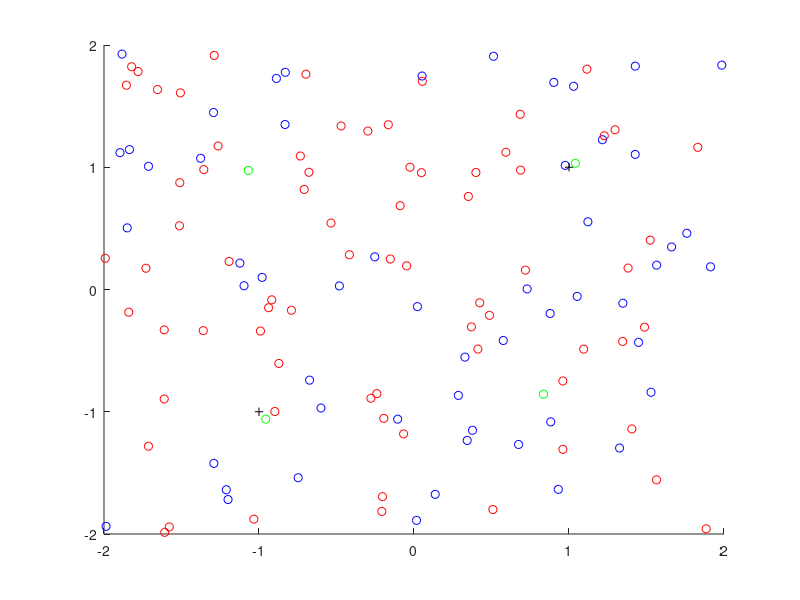

MATLAB code for this plot: (Note: this script raises an error after producing the figure.)
clear all
% Prepare grid for distribution over many simulations
hGrid = 0.2;
maxNr = fix(4/hGrid);
Distri1 = zeros(maxNr,maxNr);
Distri2 = zeros(maxNr,maxNr);
DistriI = zeros(maxNr,maxNr);
x1=-2+hGrid/2:hGrid:2-hGrid/2;
x2=-2+hGrid/2:hGrid:2-hGrid/2;

% repetition of ABM simulations
for count=1:10
    
% initialize number and opinions of agents
n =128;
x=4*rand(2,n)-2*ones(2,n); %random initial conditions

%initialize media and influencer data and follower/influencer relationship
media =[-1 1; -1 1];
In1 = find((x(1,:)>0) & (x(2,:)>0));
In2 = find((x(1,:)<=0) & (x(2,:)>0));
In3 = find((x(1,:)>0) & (x(2,:)<=0));
In4 = find((x(1,:)<=0) & (x(2,:)<=0));
influencer(:,1) = sum(x(:,In1)')'/length(In1);
influencer(:,2) = sum(x(:,In2)')'/length(In2);
influencer(:,3) = sum(x(:,In3)')'/length(In3);
influencer(:,4) = sum(x(:,In4)')'/length(In4);
followers=zeros(4,n);
followers(1,In1)=1;
followers(2,In2)=1;
followers(3,In3)=1;
followers(4,In4)=1;

% initialization of political attitude state of all agents
state = 4*rand(1,n)-2*ones(1,n);
state = sign(state);
I1 = find(state==-1);
I2 = find(state==1);

% initialization of interaction network between agents 
%Net = InitialNet(n,x);  % if based on closeness of opinions
Net = ones(n,n);  % everyone connected to everyone

% setting model and simulation parameters
sigma=0.25; % noise on individual agents
sigmatilde=0; % noise on influencers
dt=0.01;  % simulation stepsize
anz=100;  % simulation time T=anz*dt
a=1; % interaction strength between agents
b=2; % interaction strength between agents and influencers
c=2; % interaction strength between agents and media

xx=zeros(2,n,anz);
xx(:,:,1)=x;  % xx will store the entire trajectory of opinions

% Display of initial configuration
figure(1)
clf
hold on
plot(x(1,I1),x(2,I1),'bo');
plot(x(1,I2),x(2,I2),'ro');
plot(media(1,:),media(2,:),'k+');
plot(influencer(1,:),influencer(2,:),'go');
axis([-2 2 -2 2]);
if count<9
    print('-dpng',['initial' int2str(count) '.png']);
end

% performing the simulation loop
for k=2:anz
    % opinions change due to opinions of friends, influencers and media
    force = 0.1 * xx(:,:,k-1) + a * attraction(xx(:,:,k-1),Net,n) + influence(xx(:,:,k-1),media,influencer,followers,n,state,b,c);
    xx(:,1:n,k) = xx(:,1:n,k-1) - dt*force(:,1:n) + sqrt(dt*sigma)*randn(2,n); % new individual opinions
    
    % influencer opinions adapt slowly to opinions of followers with friction
    % depending on number of followers
    masscenter(:,1) = sum(xx(:,In1,k)')'/length(In1);
    masscenter(:,2) = sum(xx(:,In2,k)')'/length(In2);
    masscenter(:,3) = sum(xx(:,In3,k)')'/length(In3);
    masscenter(:,4) = sum(xx(:,In4,k)')'/length(In4);
    for i=1:4
        if sum(followers(i,:))>0 
            frictionI = 25; %%%%%
            %influencer(:,i) = exp(-dt/frictionI) *(influencer(:,i)-masscenter(:,i)) + masscenter(:,i);  % case without noise
            influencer(:,i) =  influencer(:,i)  - dt/frictionI * (influencer(:,i)-masscenter(:,i)) + sqrt(dt*sigmatilde)*randn(2,1);
        else
            influencer(:,i)=influencer(:,i);
        end
    end
    
    % media opinions change very slowly based on opinions of followers with friction
    % depending on number of followers
    massmedia(:,1) = sum(xx(:,I1,k)')'/length(I1);
    massmedia(:,2) = sum(xx(:,I2,k)')'/length(I2);
    friction = 100; %%%%%
    media(:,1) = exp(-dt/friction) * (media(:,1)-massmedia(:,1)) + massmedia(:,1);
    friction = 100; %%%%%
    media(:,2) = exp(-dt/friction) * (media(:,2)-massmedia(:,2)) + massmedia(:,2);
    

    %% individual may jump from one influencer to another
    % jumps according to rate model
    [followers,In1,In2,In3,In4] = ChangeInfluencerNetwork2(state,xx(:,:,k),n,followers,influencer,dt);

    %graphical display of configuration after each timestep
    figure(1)
    hold off
    clf
    plot(xx(1,I1,k),xx(2,I1,k),'bo'); hold on
    plot(xx(1,I2,k),xx(2,I2,k),'ro');
    %plot(xx(1,In1,k),xx(2,In1,k),'k+');
    plot(influencer(1,:),influencer(2,:),'go');
    plot(media(1,:),media(2,:),'k+');
    axis([-2 2 -2 2]);
    pause(0.1)
    
  %% displaying influencer statistics: individual agents are colored wrt the influencer they are following
figure(37)
clf
In1b=find(state(In1)==-1);
subplot(4,2,1); plot(xx(1,In1(In1b),k),xx(2,In1(In1b),k),'bo',media(1,1),media(2,1),'k+',influencer(1,1),influencer(2,1),'go'); title('state=-1,Influencer 1');
axis([-2 2 -2 2]);
In1r=find(state(In1)==1);
subplot(4,2,2); plot(xx(1,In1(In1r),k),xx(2,In1(In1r),k),'ro',media(1,2),media(2,2),'k+',influencer(1,1),influencer(2,1),'go'); title('state=+1,Influencer 1');
axis([-2 2 -2 2]);

In2b=find(state(In2)==-1);
subplot(4,2,3); plot(xx(1,In2(In2b),k),xx(2,In2(In2b),k),'bo',media(1,1),media(2,1),'k+',influencer(1,2),influencer(2,2),'go'); title('state=-1,Influencer 2');
axis([-2 2 -2 2]);
In2r=find(state(In2)==1);
subplot(4,2,4); plot(xx(1,In2(In2r),k),xx(2,In2(In2r),k),'ro',media(1,2),media(2,2),'k+',influencer(1,2),influencer(2,2),'go'); title('state=+1,Influencer 2');
axis([-2 2 -2 2]);

In3b=find(state(In3)==-1);
subplot(4,2,5); plot(xx(1,In3(In3b),k),xx(2,In3(In3b),k),'bo',media(1,1),media(2,1),'k+',influencer(1,3),influencer(2,3),'go'); title('state=-1,Influencer 3');
axis([-2 2 -2 2]);
In3r=find(state(In3)==1);
subplot(4,2,6); plot(xx(1,In3(In3r),k),xx(2,In3(In3r),k),'ro',media(1,2),media(2,2),'k+',influencer(1,3),influencer(2,3),'go'); title('state=+1,Influencer 3');
axis([-2 2 -2 2]);

In4b=find(state(In4)==-1);
subplot(4,2,7); plot(xx(1,In4(In4b),k),xx(2,In4(In4b),k),'bo',media(1,1),media(2,1),'k+',influencer(1,4),influencer(2,4),'go'); title('state=-1,Influencer 4');
axis([-2 2 -2 2]);
In4r=find(state(In4)==1);
subplot(4,2,8); plot(xx(1,In4(In4r),k),xx(2,In4(In4r),k),'ro',media(1,2),media(2,2),'k+',influencer(1,4),influencer(2,4),'go'); title('state=+1,Influencer 4');
axis([-2 2 -2 2]);
pause(0.1)
end %(end of simulation loop)


% the following lines do only produce statistics across the final configurations of all simulations

%update histogram of opinions
[Distri1,Distri2,DistriI] = updateDistribution(xx(:,:,k),influencer,n,I1,I2,hGrid,Distri1,Distri2,DistriI);

if count<9
    figure(1)
    print('-dpng',['final' int2str(count) '.png']); 
    xxx = xx(:,:,anz);
    save(['finalstate' int2str(count) '.mat'],'xxx','influencer','media','followers','state','Net','In1','In2','In3','In4');
    figure(37)
    print('-dpng',['finalInfluencerDistri' int2str(count) '.png']); 
end

figure(10)
clf
surf(x1,x2,Distri1');
title(['c=' int2str(count)]);
view(2);
colorbar
print('-dpng','histblue.png'); 
figure(11)
clf
surf(x1,x2,Distri2');
view(2);
colorbar
title(['c=' int2str(count)]);
print('-dpng','histred.png'); 
figure(12)
clf
surf(x1,x2,DistriI');
view(2);
colorbar
title(['c=' int2str(count)]);
print('-dpng','histinf.png'); 

end
